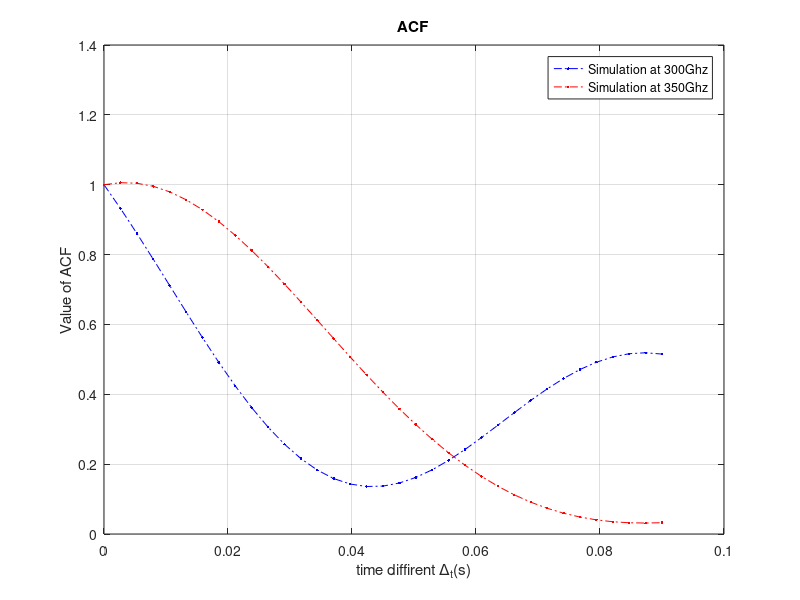

Source code (MATLAB):
clc
clear all
close all

% 300Ghz
load 300GHz_timediff.mat
%ACF

time=count;
t=linspace(0,delta_t*(time),time-1);
rho_corr=zeros(1,time);
rho_Los=zeros(1,time);rho_NLos=zeros(1,time);
for i=1:count-1
    sum_NLos=0;
    n=1;nn=1;
    for m=1:number_ray(n,1)
        for mm=1:number_ray(n,i)
            sigma2=f*1e9*(to_pq_nm(m,n,i)-to_pq_nm(mm,nn,i+1))+delta_f*to_pq_nm(mm,nn,i+1);
            sum_NLos = sum_NLos + P_remain_f*h_NLos(m,n,i)*conj(h_NLos(mm,nn,i+1))*exp(2j*pi*sigma2);
        end
    end
    rho_NLos1(i)=(P_remain/(K+1))*mean(sum_NLos);
end
rho_corr1=abs(real(rho_NLos1));
rho_corr=rho_corr1/rho_corr1(1);
plot(t,rho_corr,'b.-.');
grid on
hold on

% 350Ghz
load 350GHz_timediff.mat
for i=1:count-1
    sum_NLos=0;
    n=1;nn=1;
    for m=1:number_ray(n,1)
        for mm=1:number_ray(n,i)
            sigma2=f*1e9*(to_pq_nm(m,n,i)-to_pq_nm(mm,nn,i+1))+delta_f*to_pq_nm(mm,nn,i+1);
            sum_NLos = sum_NLos + P_remain_f*h_NLos(m,n,i)*conj(h_NLos(mm,nn,i+1))*exp(2j*pi*sigma2);
        end
    end
    rho_NLos2(i)=(P_remain/(K+1))*mean(sum_NLos);
end
rho_corr2=abs(real(rho_NLos2));
rho_corr=rho_corr2/rho_corr2(1);
plot(t,rho_corr,'r.-.');
title('ACF');
xlabel('time diffirent \Delta_{t}(s)');
ylabel('Value of ACF');
legend('Simulation at 300Ghz','Simulation at 350Ghz');
